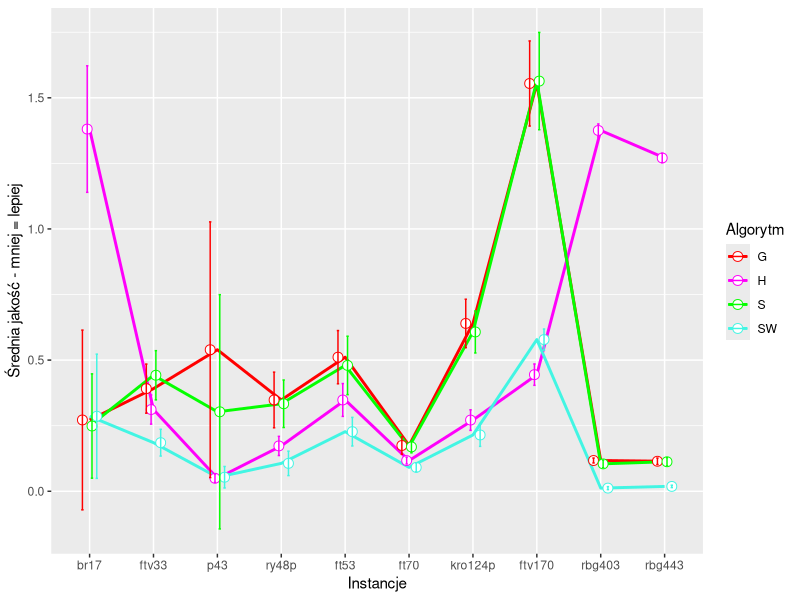
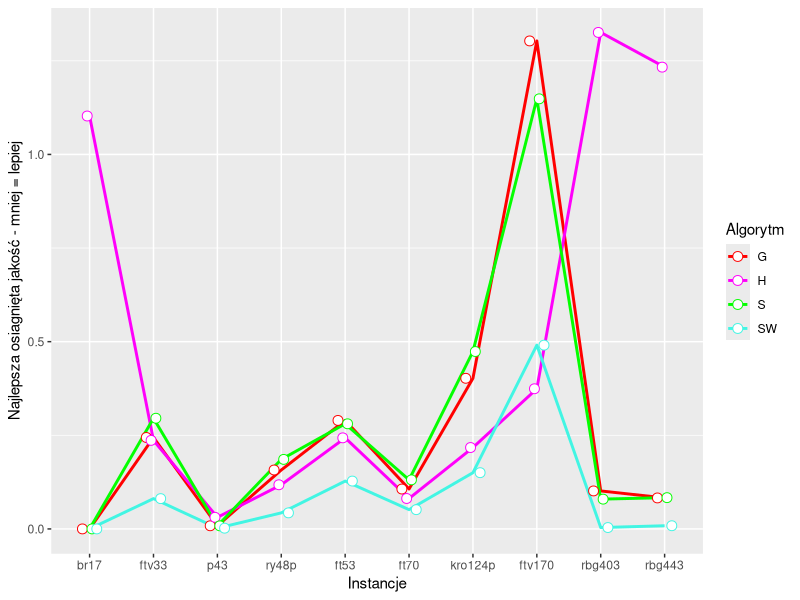
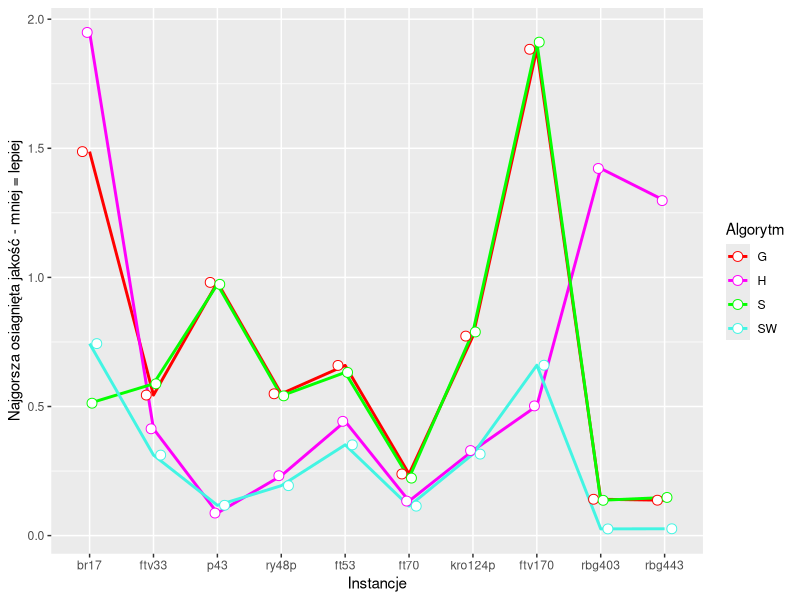
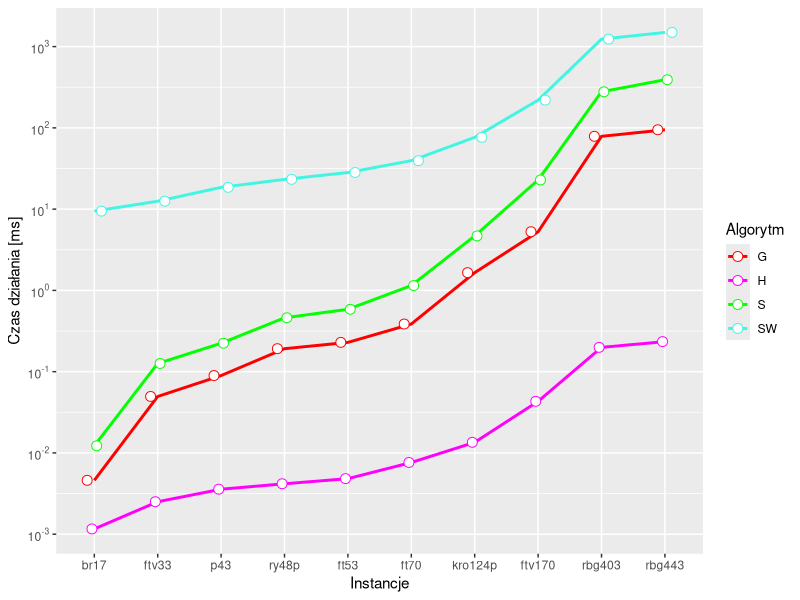
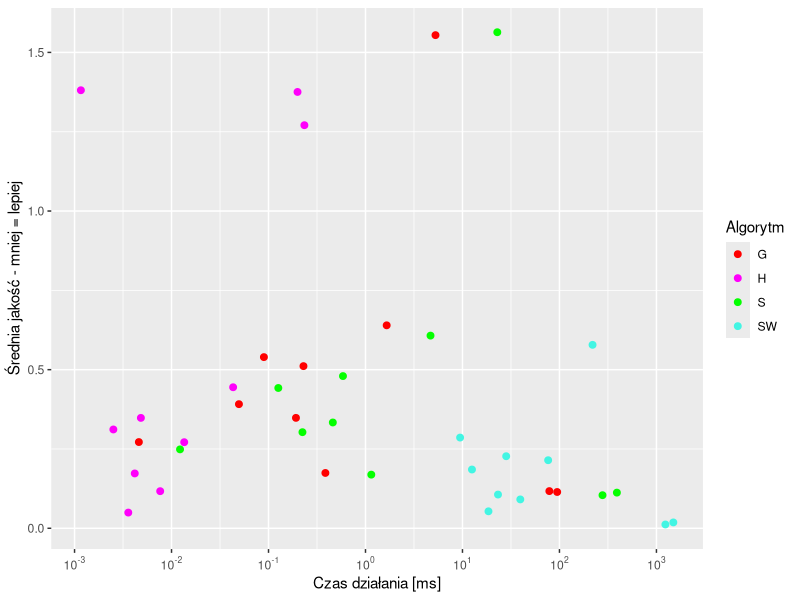
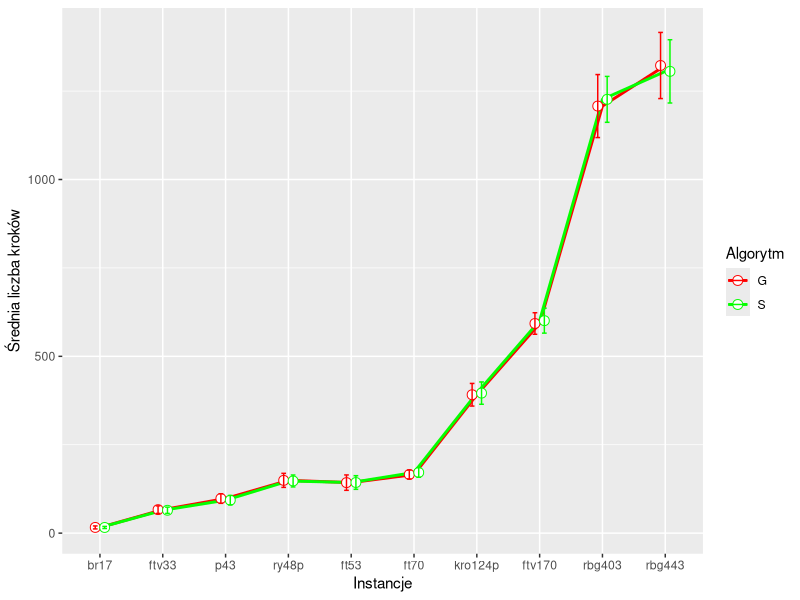
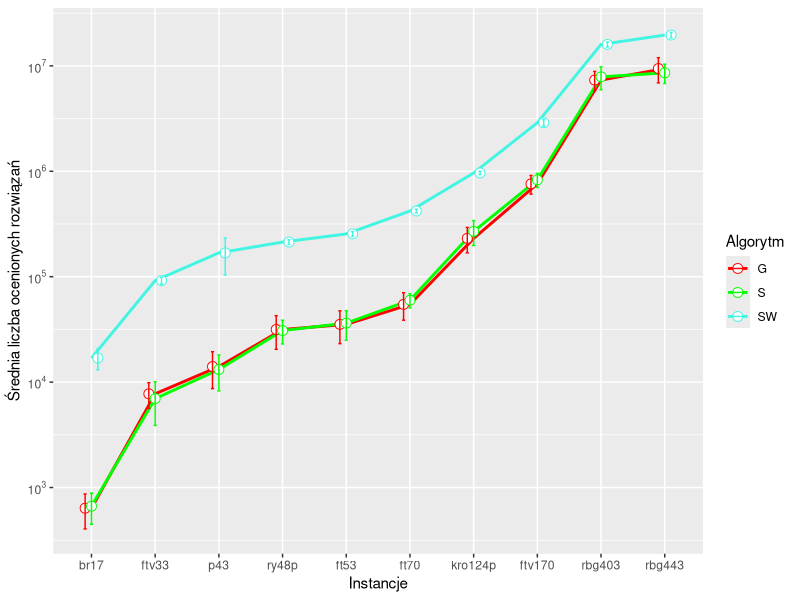
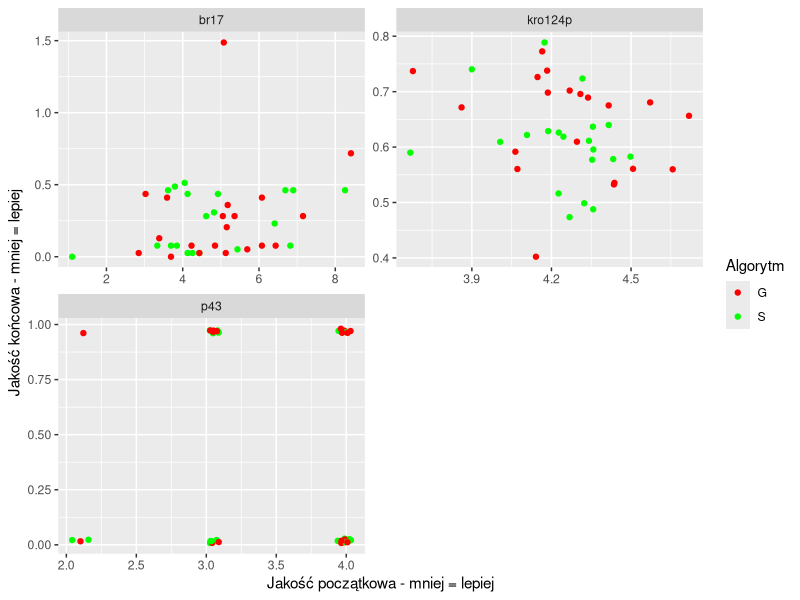

Generate these figures, in order, with R:
## ---- chunk 1
knitr::opts_chunk$set(echo = TRUE)
## ---- chunk 2
# install.packages("Cairo")
# install.packages("ggpubr")
## ---- chunk 3
library(ggpubr)
library(dplyr)
library(ggplot2)
library(Cairo)
print(getwd())
## ---- chunk 4
results <- read.table("./../results/results_SW_wzor_0001.csv", head=TRUE, sep=",")
algs_symbols <- list(Greedy="G", Steepest="S", SimpleHeur="H", Random="R", RandomWalk="RW", SW="SW")
results <- mutate(results, algName=algs_symbols[algName])
algs_unique_names <- unique(results[["algName"]])
results <- as.data.frame(lapply(results, unlist))
knitr::kable(head(results, 21))
## ---- chunk 5
quality <- function(result, optimalResult)
{
  (result-optimalResult)/optimalResult
}

permutationToVector <- function(permutation)
{
  vectorPermutationStrings <- strsplit(permutation, '[|]')
  vectorPermutationIntegers <- lapply(vectorPermutationStrings, strtoi)
  vectorPermutationIntegers
}

colors = c(G="#ff0000", S="#04ff00", R="#0004ff", RW="#ff9d00", H="#ff00fb", SW="#42f5e3")
## ---- chunk 6
temp <- group_by(results, algName, setName)
temp <- summarize(temp, diff=mean(quality(finalResult, optimalResult)), std=sd(quality(finalResult, optimalResult)), nOfCities=mean(nOfCities))

plot <- ggplot(temp, aes(x=reorder(setName, nOfCities), y=diff, std=std, group=algName, fill=factor(algName))) +
  geom_bar(stat="identity", position="dodge2") +
  #geom_point() +
  #geom_line(size=1) +
  geom_errorbar(aes(ymin=diff-std, ymax=diff+std), position = position_dodge(1), width=0.1) +
  ##geom_text(aes(label=sprintf("%0.1f", round(diff, digits=2))), position=position_dodge(width=0.9), vjust=-0.25) +
  labs(x="Instancje", y="Jakość", fill="Algorytm")
  
  # filename <- paste("../results/zad2_point1_all", ".pdf", sep="")
  # print(plot)
  # ggsave(filename, plot=plot, device=cairo_pdf)
## ---- chunk 7
temp <- group_by(results, algName, setName)
temp <- summarize(temp, diff=mean(quality(finalResult, optimalResult)), std=sd(quality(finalResult, optimalResult)), nOfCities=mean(nOfCities))
knitr::kable(head(temp))

pd <- position_dodge(0.3)
plot <- ggplot(temp, aes(x=reorder(setName, nOfCities), y=diff, std=std, group=algName, color=algName)) +
  geom_line(size=1) +
  geom_point(size=3, shape=21, fill="white", position=pd) +
  geom_errorbar(aes(ymin=diff-std, ymax=diff+std, width=0.15), position=pd) +
  # #geom_text(aes(label=sprintf("%0.2f", round(diff, digits=2))), position=position_dodge(width=0.9), vjust=-0.25, size=3) +
  labs(x="Instancje", y="Średnia jakość - mniej = lepiej") +
  scale_color_manual(values=colors, name="Algorytm")
  
  print(plot)
  filename <- paste("../results/zad2_point1_mean_all", ".pdf", sep="")
  ggsave(filename, plot=plot, device=cairo_pdf)
## ---- chunk 8
temp <- group_by(results, algName, setName)
temp <- summarize(temp, diff=min(quality(finalResult, optimalResult)), std=sd(quality(finalResult, optimalResult)), nOfCities=mean(nOfCities))

pd <- position_dodge(0.3)
plot <- ggplot(temp, aes(x=reorder(setName, nOfCities), y=diff, std=std, group=algName, colour=algName)) +
  geom_line(size=1) +
  geom_point(size=3, shape=21, fill="white", position=pd) +
  # geom_errorbar(aes(ymin=diff-std, ymax=diff+std, width=0.15), position=pd) +
  #geom_text(aes(label=sprintf("%0.1f", round(diff, digits=2))), position=position_dodge(width=0.9), vjust=-0.25, size=3) +
  labs(x="Instancje", y="Najlepsza osiagnięta jakość - mniej = lepiej") +
  scale_color_manual(values=colors, name="Algorytm")

  print(plot)
  filename <- paste("../results/zad2_point1_min_all", ".pdf", sep="")
  ggsave(filename, plot=plot, device=cairo_pdf)
## ---- chunk 9
temp <- group_by(results, algName, setName)
temp <- summarize(temp, diff=max(quality(finalResult, optimalResult)), std=sd(quality(finalResult, optimalResult)), nOfCities=mean(nOfCities))

pd <- position_dodge(0.3)
plot <- ggplot(temp, aes(x=reorder(setName, nOfCities), y=diff, std=std, group=algName, colour=algName)) +
  geom_line(size=1) +
  geom_point(size=3, shape=21, fill="white", position=pd) +
  # geom_errorbar(aes(ymin=diff-std, ymax=diff+std, width=0.15), position=pd) +
  #geom_text(aes(label=sprintf("%0.1f", round(diff, digits=2))), position=position_dodge(width=0.9), vjust=-0.25, size=3) +
  labs(x="Instancje", y="Najgorsza osiagnięta jakość - mniej = lepiej") +
  scale_color_manual(values=colors, name="Algorytm")

  print(plot)
  filename <- paste("../results/zad2_point1_max_all", ".pdf", sep="")
  ggsave(filename, plot=plot, device=cairo_pdf)
## ---- chunk 10
require(scales)
temp <- group_by(results, algName, setName)
temp <- summarize(temp, timeOfRunningInMs=mean(timeOfRunningInMs), std=sd(timeOfRunningInMs), nOfCities=mean(nOfCities))

pd <- position_dodge(0.3)
plot <- ggplot(temp, aes(x=reorder(setName, nOfCities), y=timeOfRunningInMs, group=algName, colour=algName)) +
  geom_line(size=1) +
  geom_point(size=3, shape=21, fill="white", pd=position_dodge(0.1), position=pd) +
  #geom_text(aes(label=sprintf("%0.1f", round(timeOfRunningInMs, digits=2))), position=position_dodge(width=0.9), vjust=-0.25, size=3) +
  labs(x="Instancje", y="Czas działania [ms]") +
  scale_y_log10(breaks = trans_breaks("log10", function(x) 10^x), labels = trans_format("log10", math_format(10^.x))) +
  scale_color_manual(values=colors, name="Algorytm")

  print(plot)
  filename <- paste("../results/zad2_point2_all", ".pdf", sep="")
  ggsave(filename, plot=plot, device=cairo_pdf)
## ---- chunk 11
require(scales)
temp <- group_by(results, algName, setName)
temp <- summarize(temp, timeOfRunningInMs=mean(timeOfRunningInMs),diff=mean(quality(finalResult, optimalResult)), nOfCities=mean(nOfCities))
# temp <- select(results, algName, setName, initialResult, finalResult)

plot <- ggplot(temp, aes(x=timeOfRunningInMs, y=diff, group=algName, colour=algName)) +
  #geom_line(size=1) +
  geom_point(size=2) +
  labs(x="Czas działania [ms]", y="Średnia jakość - mniej = lepiej") +
  scale_x_log10(breaks = trans_breaks("log10", function(x) 10^x), labels = trans_format("log10", math_format(10^.x))) +
  scale_color_manual(values=colors, name="Algorytm")


print(plot)
filename <- paste("../results/zad2_point3_all", ".pdf", sep="")
ggsave(filename, plot=plot, device=cairo_pdf)
## ---- chunk 12

temp <- group_by(results, algName, setName) %>%
  filter(algName=='G' | algName=='S') %>%
  summarize(meanNumberOfSteps=mean(numberOfSteps), std=sd(numberOfSteps), nOfCities=mean(nOfCities))

pd <- position_dodge(0.3)
plot <- ggplot(temp, aes(x=reorder(setName, nOfCities), y=meanNumberOfSteps, group=algName, colour=algName)) +
  geom_line(size=1) +
  geom_point(size=3, shape=21, fill="white", position=pd) +
  geom_errorbar(aes(ymin=meanNumberOfSteps-std, ymax=meanNumberOfSteps+std, width=0.15), position=pd) +
  #geom_text(aes(label=sprintf("%0.1f", round(meanNumberOfSteps, digits=2))), position=position_dodge(width=0.9), vjust=-0.25, size=3) +
  labs(x="Instancje", y="Średnia liczba kroków") +
  scale_color_manual(values=colors, name="Algorytm")
  
  print(plot)
  filename <- paste("../results/zad2_point4_all", ".pdf", sep="")
  ggsave(filename, plot=plot, device=cairo_pdf)
## ---- chunk 13
temp <- group_by(results, algName, setName) %>%
  filter(algName!='H') %>%
  summarize(meanNumberOfCheckedResults=mean(numberOfCheckedResults), std=sd(numberOfCheckedResults), nOfCities=mean(nOfCities))

pd <- position_dodge(0.3)
plot <- ggplot(temp, aes(x=reorder(setName, nOfCities), y=meanNumberOfCheckedResults, group=algName, colour=algName)) +
  geom_line(size=1) +
  geom_point(size=3, shape=21, fill="white", position=pd) +
  geom_errorbar(aes(ymin=meanNumberOfCheckedResults-std, ymax=meanNumberOfCheckedResults+std, width=0.15), position=pd) +
  #geom_text(aes(label=sprintf("%0.1f", round(meanNumberOfCheckedResults, digits=2))), position=position_dodge(width=0.9), vjust=-0.25, size=3) +
  scale_y_log10(breaks = trans_breaks("log10", function(x) 10^x), labels = trans_format("log10", math_format(10^.x))) +
  labs(x="Instancje", y="Średnia liczba ocenionych rozwiązań") +
  scale_color_manual(values=colors, name="Algorytm")

  print(plot)
  
  filename <- paste("../results/zad2_point5_all", ".pdf", sep="")
  ggsave(filename, plot=plot, device=cairo_pdf)
## ---- chunk 14
temp <- select(results, algName, setName, initialResult, finalResult, optimalResult) %>%
  filter(algName=='G' | algName=='S', setName=="p43" | setName=="br17" | setName=="kro124p")

plot <- ggplot(temp, aes(x=quality(initialResult, optimalResult), y=quality(finalResult, optimalResult), group=algName, colour=algName)) +
  facet_wrap(~setName, scales="free", nrow=2) +
  geom_point() +
  labs(x="Jakość początkowa - mniej = lepiej", y="Jakość końcowa - mniej = lepiej") +
  scale_color_manual(values=colors, name="Algorytm")

  filename <- paste("../results/zad3_all", ".pdf", sep="")
  print(plot)
  ggsave(filename, plot=plot, device=cairo_pdf)
  

br17 <- filter(temp, setName=="br17") %>%
  mutate(initialQuality = quality(initialResult, optimalResult), finalQuality = quality(finalResult, optimalResult))
p43 <- filter(temp, setName=="p43") %>%
  mutate(initialQuality = quality(initialResult, optimalResult), finalQuality = quality(finalResult, optimalResult))
kro124p <- filter(temp, setName=="kro124p") %>%
  mutate(initialQuality = quality(initialResult, optimalResult), finalQuality = quality(finalResult, optimalResult))

br17_PCC <- cor(br17$initialQuality, br17$finalQuality, method = "pearson")
p43_PCC <- cor(p43$initialQuality, p43$finalQuality, method = "pearson")
kro124p_PCC <- cor(kro124p$initialQuality, kro124p$finalQuality, method = "pearson")
print(paste("br17: ", br17_PCC))
print(paste("p43: ", p43_PCC))
print(paste("kro124p: ", kro124p_PCC))
# cor(x, y, method = c("pearson", "kendall", "spearman"))
## ---- chunk 15
########################### Greedy
chosenSetName = "rbg443"
temp <- select(results, algName, iterationNumber, setName, finalResult, optimalResult)
temp <- filter(temp, algName=="G", setName==chosenSetName)
# knitr::kable(temp)
numberOfIterations = max(temp[["iterationNumber"]])

minResult = rep(0, numberOfIterations+1)
meanResult = rep(0, numberOfIterations+1)
optimalResult = temp[1, ][["optimalResult"]]
for(row in 1:nrow(temp))
{
  minResult[row] = min(quality(temp[1:row, ][["finalResult"]], optimalResult))
  meanResult[row] = mean(quality(temp[1:row, ][["finalResult"]], optimalResult))
}

temp$minResult = minResult
temp$meanResult = meanResult


 plot1 <- ggplot(temp, aes(x=iterationNumber)) +
   geom_point(aes(y=meanResult, colour="Średnia jakość")) +
   geom_point(aes(y=minResult, colour="Najlepsza jakość")) +
   labs(x="Numer przebiegu", y="Jakość - mniej = lepiej",  colour="", title="Greedy") +
   theme(plot.title = element_text(hjust = 0.5))


########################### Stepeest
temp <- select(results, algName, iterationNumber, setName, finalResult, optimalResult)
temp <- filter(temp, algName=="S", setName==chosenSetName)
#knitr::kable(temp)
numberOfIterations = max(temp[["iterationNumber"]])

minResult = rep(0, numberOfIterations+1)
meanResult = rep(0, numberOfIterations+1)

optimalResult = temp[1, ][["optimalResult"]]
for(row in 1:nrow(temp))
{
  minResult[row] = min(quality(temp[1:row, ][["finalResult"]], optimalResult))
  meanResult[row] = mean(quality(temp[1:row, ][["finalResult"]], optimalResult))
}

temp$minResult = minResult
temp$meanResult = meanResult


 plot2 <- ggplot(temp, aes(x=iterationNumber)) +
   geom_point(aes(y=meanResult, colour="Średnia jakość")) +
   geom_point(aes(y=minResult, colour="Najlepsza jakość")) +
   labs(x="Numer przebiegu", y="Jakość - mniej = lepiej",  colour="", title="Steepest") +
   theme(plot.title = element_text(hjust = 0.5))


 together <- ggarrange(plot1 + theme(axis.title.x = element_blank()),
                       plot2, ncol = 1, nrow = 2, common.legend = TRUE, label.x=1)

 print(together)
 filename <- paste("../results/zad4_",chosenSetName ,".pdf", sep="")
 ggsave(filename, plot=together, device=cairo_pdf)
## ---- chunk 16
########################### Greedy
chosenSetName = "br17"
temp <- select(results, algName, iterationNumber, setName, finalResult, optimalResult)
temp <- filter(temp, algName=="G", setName==chosenSetName)
# knitr::kable(temp)
numberOfIterations = max(temp[["iterationNumber"]])

minResult = rep(0, numberOfIterations+1)
meanResult = rep(0, numberOfIterations+1)

optimalResult = temp[1, ][["optimalResult"]]
for(row in 1:nrow(temp))
{
  minResult[row] = min(quality(temp[1:row, ][["finalResult"]], optimalResult))
  meanResult[row] = mean(quality(temp[1:row, ][["finalResult"]], optimalResult))
}

temp$minResult = minResult
temp$meanResult = meanResult


 plot1 <- ggplot(temp, aes(x=iterationNumber)) +
   geom_point(aes(y=meanResult, colour="Średnia jakość")) +
   geom_point(aes(y=minResult, colour="Najlepsza jakość")) +
   labs(x="Numer przebiegu", y="Jakość - mniej = lepiej",  colour="", title="Greedy") +
   theme(plot.title = element_text(hjust = 0.5))


########################### Steepest
temp <- select(results, algName, iterationNumber, setName, finalResult, optimalResult)
temp <- filter(temp, algName=="S", setName==chosenSetName)
#knitr::kable(temp)
numberOfIterations = max(temp[["iterationNumber"]])

minResult = rep(0, numberOfIterations+1)
meanResult = rep(0, numberOfIterations+1)
optimalResult = temp[1, ][["optimalResult"]]

for(row in 1:nrow(temp))
{
  minResult[row] = min(quality(temp[1:row, ][["finalResult"]], optimalResult))
  meanResult[row] = mean(quality(temp[1:row, ][["finalResult"]], optimalResult))
}

temp$minResult = minResult
temp$meanResult = meanResult


 plot2 <- ggplot(temp, aes(x=iterationNumber)) +
   geom_point(aes(y=meanResult, colour="Średnia jakość")) +
   geom_point(aes(y=minResult, colour="Najlepsza jakość")) +
   labs(x="Numer przebiegu", y="Jakość - mniej = lepiej",  colour="", title="Steepest") +
   theme(plot.title = element_text(hjust = 0.5))


 together <- ggarrange(plot1 + theme(axis.title.x = element_blank()), plot2,
          ncol = 1, nrow = 2, common.legend = TRUE)

 print(together)
 filename <- paste("../results/zad4_",chosenSetName ,".pdf", sep="")
 ggsave(filename, plot=together, device=cairo_pdf)
## ---- chunk 17
chosenSetName = "br17"
optResults <- select(results, algName, setName, finalResult, optimalResult, resultPermutation, iterationNumber) %>%
  group_by(setName) %>%
  summarise(min=min(finalResult))

knitr::kable(optResults)
optResult = filter(optResults, setName==chosenSetName)$min

optPermutation <- filter(results, setName==chosenSetName, finalResult==optResult)$resultPermutation[1]
optPermutation <- permutationToVector(optPermutation)
print(paste("optPermutation: ", optPermutation))

temp <- select(results, setName, resultPermutation) %>%
  filter(setName==chosenSetName) %>%
  mutate(optPerm=optPermutation, resultPermutation=permutationToVector(resultPermutation))
  # mutate(d1 = unlist(optPerm))
  # mutate(hm=dist(rbind(optPermutation, permutationToVector(resultPermutation))))
  
for (row in 1:nrow(temp))
{
  # temp[row, "permsSimilarity"] <- dist(rbind(temp[row, "optPerm"], temp[row, "resultPermutation"]))
  # temp[row, "d1"] <- temp[row, "optPerm"]
  # temp[row, "d2"] <- temp[row, "resultPermutation"]
  hm1 <- unlist(temp[row, "resultPermutation"])
  hm2 <- unlist(temp[row, "optPerm"])
  wynik <- dist(rbind(hm1, hm2))
  temp[row, "permsSimilarity"] <- wynik
}

knitr::kable(temp)
# plot <- ggplot(temp, aes(x=reorder(algName, nOfCities), y=))) +
#   geom_line()
# 
# print(plot)
